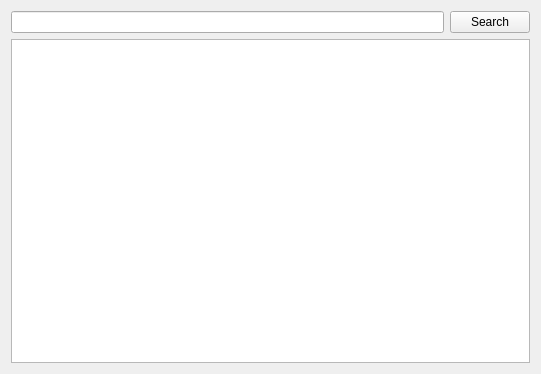
<?xml version="1.0" encoding="UTF-8"?>
<ui version="4.0">
 <class>NetworkHashmarksViewForm</class>
 <widget class="QWidget" name="NetworkHashmarksViewForm">
  <property name="geometry">
   <rect>
    <x>0</x>
    <y>0</y>
    <width>541</width>
    <height>374</height>
   </rect>
  </property>
  <property name="windowTitle">
   <string>Form</string>
  </property>
  <layout class="QVBoxLayout" name="verticalLayout_2">
   <item>
    <layout class="QVBoxLayout" name="verticalLayout">
     <item>
      <layout class="QHBoxLayout" name="horizontalLayout">
       <item>
        <widget class="QLineEdit" name="search"/>
       </item>
       <item>
        <widget class="QPushButton" name="searchButton">
         <property name="text">
          <string>Search</string>
         </property>
        </widget>
       </item>
      </layout>
     </item>
     <item>
      <widget class="QTreeView" name="treeNetMarks"/>
     </item>
    </layout>
   </item>
  </layout>
 </widget>
 <resources/>
 <connections/>
</ui>
